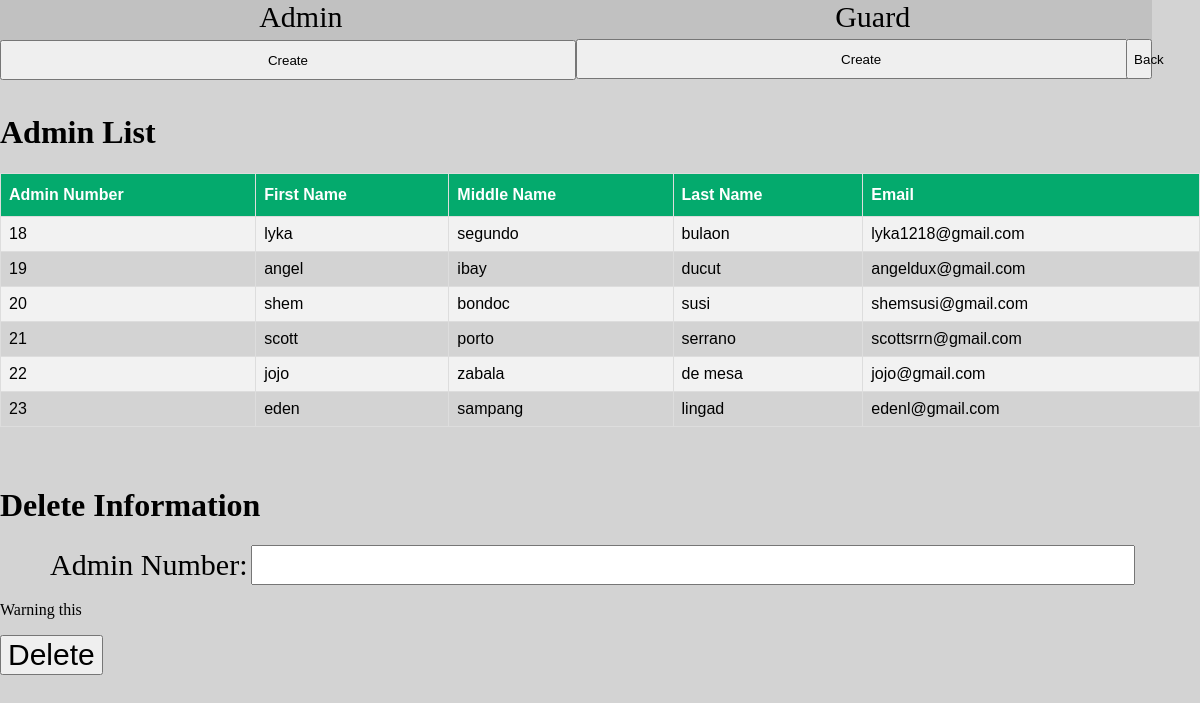
Page /deladmin.php on the committed database.
### tables this page shows
CREATE TABLE `admin_data` (
  `admin_num` int(11) NOT NULL,
  `firstname` varchar(50) NOT NULL,
  `middlename` varchar(50) NOT NULL,
  `lastname` varchar(50) NOT NULL,
  `uname` varchar(50) NOT NULL,
  `pword` varchar(50) NOT NULL,
  `email` varchar(50) NOT NULL
);

### deladmin.php (the view, shortened to what this page needs)
<?php
$host = `localhost`;
$dbname= 'vpms';
$username = 'root';
$password = '';
try{
    $pdo = new PDO("mysql:host=$host; dbname=$dbname", $username, $password);
    $pdo->setAttribute(PDO::ATTR_ERRMODE, PDO::ERRMODE_EXCEPTION);
}catch(PDOException $e){
    die("Error: " .$e->getMessage());
}
$sql = "SELECT * FROM admin_data";
$stmt = $pdo->query($sql);
$result = $stmt->fetchAll(PDO::FETCH_ASSOC);
?>
<!DOCTYPE html>
<html>
    <head>
        <link rel="stylesheet" href="home.css">
    </head>
    <body>
    <div class="header">
        <div class="admin">
            <label>Admin</label>
        <a href="addadmin.php"><button id="b_1">Create</button></a>
        </div>
        <div class="guard">
            <label>Guard</label>
        <a href="addguard.php"><button id="b_4">Create</button></a>
                <div class="back">
            <label></label>
        <a href="home.php"><button id="b_7">Back</button></a>
        </div>
    </div>
    <br>
    <h1>Admin List</h1>
        <table>
            <tr>
                <th>Admin Number</th>
                <th>First Name</th>
                <th>Middle Name</th>
                <th>Last Name</th>
                <th>Email</th>
            </tr>
            <?php foreach ($result as $row):?>
                <tr>
                    <td><?php echo $row['admin_num'];?></td>
                    <td><?php echo $row['firstname'];?></td>
                    <td><?php echo $row['middlename'];?></td>
                    <td><?php echo $row['lastname'];?></td>
                    <td><?php echo $row['email'];?></td>
                </tr>
                <?php endforeach; ?>
        </table>
        <form action="deleteadmin.php" method="post">
        <h1>Delete Information</h1>
            <label for="admin_num">Admin Number:</label>
            <input type="text" name="admin_num" id="admin_num" required>
            <p>Warning this</p>
            <input type="submit" value="Delete">
        </form>
    </body>
</html>

### home.css (style rules this page uses)
body { padding: 0; margin: 0; background: lightgray; }
.header { width: 100%; height: 50px; }
table { font-family: Arial, Helvetica, sans-serif; border-collapse: collapse; width: 100%; }
table td, table th { border: 1px solid #ddd; padding: 8px; }
table tr:nth-child(even) { background-color: #f2f2f2; }
table th { padding-top: 12px; padding-bottom: 12px; text-align: left; background-color: #04AA6D; color: white; }
form { width: 100%; margin-top: 60px; }
form label { width: 80%; margin-left: 50px; font-size: 30px; }
form input { font-size: 30px; }
.admin { width: 48%; height: 75px; background: rgb(193, 193, 193); }
.admin label { font-size: 30px; padding-right: 45%; padding-left: 45%; }
.guard { width: 48%; height: 75px; background: rgb(193, 193, 193); position: absolute; top: 0px; left: 48%; }
.guard label { font-size: 30px; padding-right: 45%; padding-left: 45%; }
.back { background: rgb(193, 193, 193); width: 4.5%; height: 75px; position: absolute; top: 0px; left: 95.5%; }
.back label { font-size: 30px; }
#b_1 { position: absolute; top: 5%; left: 0%; width: 48%; height: 40px; }
#b_4 { position: absolute; top: 52%; left: 0%; width: 99%; height: 40px; }
#b_7 { position: absolute; top: 52%; left: 0%; width: 100%; height: 40px; }
#admin_num { width: 73%; }

### rows in the picture
admin_data: admin_num "18", firstname "lyka", middlename "segundo", lastname "bulaon", email "lyka1218@gmail.com"
admin_data: admin_num "19", firstname "angel", middlename "ibay", lastname "ducut", email "angeldux@gmail.com"
admin_data: admin_num "20", firstname "shem", middlename "bondoc", lastname "susi", email "shemsusi@gmail.com"
admin_data: admin_num "21", firstname "scott", middlename "porto", lastname "serrano", email "scottsrrn@gmail.com"
admin_data: admin_num "22", firstname "jojo", middlename "zabala", lastname "de mesa", email "jojo@gmail.com"
admin_data: admin_num "23", firstname "eden", middlename "sampang", lastname "lingad", email "edenl@gmail.com"
